Frame 1 (no input): blank canvas, image omitted
Frame 60 (the mouse pressed at the canvas centre just before this capture): blank canvas, image omitted
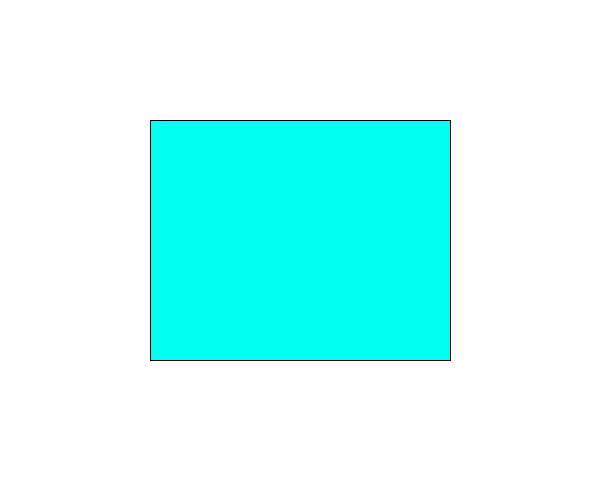
Frame 120 (the mouse held since frame 60 and released just before this capture)

The Processing sketch whose frames 1 and 60 were blank and that drew this single picture after the mouse press (run headless with seeded random() and noise(); from frame 60 on, the mouse is pressed at the canvas centre):

// Processing sketch: Colour_and_Size_changing_rectangle_exercise
// ── Colour_and_Size_changing_rectangle_exercise.pde
void setup(){
  background(255);
  size(600,480);
  rectMode(CENTER);
}

void draw(){
  fill(0,mouseX,mouseY);
  rect(300,240,mouseX,mouseY);
}
